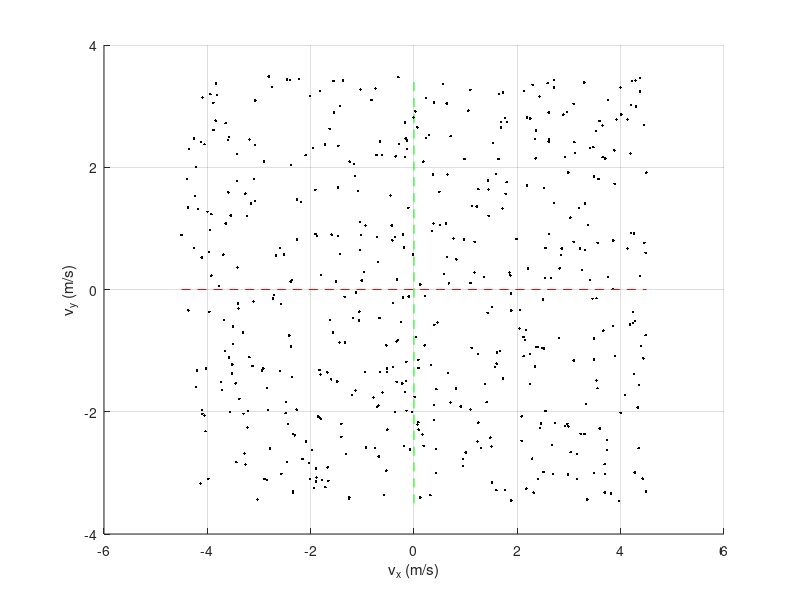

Write MATLAB code to recreate this figure. (Note: this script raises an error after producing the figure.)
clear; clc;

%% 3D velocity command sweep
N_s = 500; % velocity command samples

vx_max = 4.5;
vy_max = 3.5;
omega_max = 7.5;

cmd_sweep = zeros(N_s, 3);

% for i = 1:N_s % Gaussian sampling
%     vx_samp = vx_max/3 * randn(1, 1);
%     vy_samp = vy_max/3 * randn(1, 1);
%     wz_samp = omega_max/3 * randn(1, 1);
%     cmd_sweep(i,:) = [vx_samp, vy_samp, wz_samp];
% end
for i = 1:N_s % Uniform sampling
    vx_samp = 2.*vx_max*(rand(1, 1) - 0.5);
    vy_samp = 2.*vy_max*(rand(1, 1) - 0.5);
    wz_samp = 2.*omega_max*(rand(1, 1) - 0.5);
    cmd_sweep(i,:) = [vx_samp, vy_samp, wz_samp];
end

 
figure;
hold on; grid on;
xlabel('v_x (m/s)'); ylabel('v_y (m/s)'); zlabel('\omega_z (rad/s)')
plot3(linspace(-vx_max, vx_max, 10),zeros(1, 10),zeros(1, 10),'r--')
plot3(zeros(1, 10),linspace(-vy_max, vy_max, 10),zeros(1, 10),'g--')
plot3(zeros(1, 10), zeros(1, 10),linspace(-omega_max, omega_max, 10),'c--')
for i = 1:N_s
    plot3(cmd_sweep(i, 1), cmd_sweep(i,2), cmd_sweep(i,3), 'k.')
end

%% save 3D command sweep
SAVE_CMD_SWEEP = true;
if SAVE_CMD_SWEEP
    writematrix(cmd_sweep, 'cmd_sweep_tmp.csv');
end

%% 2D velocity command slice
N_s = 200; 
vx_vy_sweep = zeros(N_s, 3);
vx_wz_sweep = zeros(N_s, 3);
vy_wz_sweep = zeros(N_s, 3);

for i = 1:N_s
    vx_samp = vx_max/2 * randn(1, 1);
    vy_samp = vy_max/2 * randn(1, 1);
    wz_samp = omega_max/2 * randn(1, 1);
    vx_vy_sweep(i,:) = [vx_samp, vy_samp, 0];
    vx_wz_sweep(i,:) = [vx_samp, 0, wz_samp];
    vy_wz_sweep(i,:) = [0, vy_samp, wz_samp];
end

f = figure; f.Position = [500 100 2500 750];
subplot(1,3,1); hold on; grid on; axis equal;
xlabel('v_x (m/s)'); ylabel('v_y (m/s)')
xline(0); yline(0);
plot(vx_vy_sweep(:,1), vx_vy_sweep(:,2), 'bo')

subplot(1,3,2); hold on; grid on; axis equal;
xlabel('v_x (m/s)'); ylabel('\omega_z (rad/s)')
xline(0); yline(0);
plot(vx_wz_sweep(:,1), vx_wz_sweep(:,3), 'bo')

subplot(1,3,3); hold on; grid on; axis equal;
xlabel('v_y (m/s)'); ylabel('\omega_z (rad/s)')
xline(0); yline(0);
plot(vy_wz_sweep(:,2), vy_wz_sweep(:,3), 'bo')


%% save 2D command slices
SAVE_CMD_SLICE = false;
if SAVE_CMD_SLICE
    writematrix(vx_vy_sweep, 'vx_vy_sweep_tmp.csv');
    writematrix(vx_wz_sweep, 'vx_wz_sweep_tmp.csv');
    writematrix(vy_wz_sweep, 'vy_wz_sweep_tmp.csv');
end
